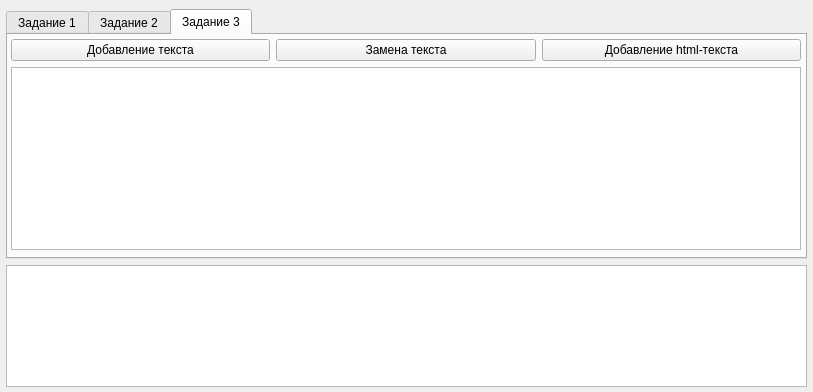
<?xml version="1.0" encoding="UTF-8"?>
<ui version="4.0">
 <class>Widget</class>
 <widget class="QWidget" name="Widget">
  <property name="geometry">
   <rect>
    <x>0</x>
    <y>0</y>
    <width>813</width>
    <height>392</height>
   </rect>
  </property>
  <property name="windowTitle">
   <string>Widget</string>
  </property>
  <widget class="QWidget" name="verticalLayoutWidget_2">
   <property name="geometry">
    <rect>
     <x>6</x>
     <y>9</y>
     <width>801</width>
     <height>378</height>
    </rect>
   </property>
   <layout class="QVBoxLayout" name="verticalLayout_2">
    <property name="sizeConstraint">
     <enum>QLayout::SetMinAndMaxSize</enum>
    </property>
    <item>
     <widget class="QTabWidget" name="tabWidget">
      <property name="enabled">
       <bool>true</bool>
      </property>
      <property name="sizePolicy">
       <sizepolicy hsizetype="Expanding" vsizetype="Expanding">
        <horstretch>0</horstretch>
        <verstretch>0</verstretch>
       </sizepolicy>
      </property>
      <property name="minimumSize">
       <size>
        <width>0</width>
        <height>250</height>
       </size>
      </property>
      <property name="maximumSize">
       <size>
        <width>16777215</width>
        <height>16777215</height>
       </size>
      </property>
      <property name="currentIndex">
       <number>2</number>
      </property>
      <widget class="QWidget" name="tab">
       <attribute name="title">
        <string>Задание 1</string>
       </attribute>
       <layout class="QVBoxLayout" name="verticalLayout_3">
        <item>
         <layout class="QVBoxLayout" name="verticalLayout">
          <item>
           <layout class="QHBoxLayout" name="horizontalLayout">
            <item>
             <widget class="QLineEdit" name="le_a">
              <property name="text">
               <string>0</string>
              </property>
             </widget>
            </item>
            <item>
             <widget class="QLabel" name="label">
              <property name="text">
               <string>a</string>
              </property>
             </widget>
            </item>
            <item>
             <widget class="QLineEdit" name="le_b">
              <property name="text">
               <string>0</string>
              </property>
             </widget>
            </item>
            <item>
             <widget class="QLabel" name="label_2">
              <property name="text">
               <string>b</string>
              </property>
             </widget>
            </item>
            <item>
             <widget class="QLineEdit" name="le_c">
              <property name="text">
               <string>0</string>
              </property>
             </widget>
            </item>
            <item>
             <widget class="QLabel" name="label_3">
              <property name="text">
               <string>c</string>
              </property>
             </widget>
            </item>
           </layout>
          </item>
          <item>
           <layout class="QHBoxLayout" name="horizontalLayout_3">
            <item>
             <widget class="QPushButton" name="pbtn_decision_of_an_equation">
              <property name="text">
               <string>Решить уравнение</string>
              </property>
             </widget>
            </item>
           </layout>
          </item>
          <item>
           <spacer name="verticalSpacer_2">
            <property name="orientation">
             <enum>Qt::Vertical</enum>
            </property>
            <property name="sizeHint" stdset="0">
             <size>
              <width>20</width>
              <height>40</height>
             </size>
            </property>
           </spacer>
          </item>
         </layout>
        </item>
       </layout>
      </widget>
      <widget class="QWidget" name="tab_2">
       <attribute name="title">
        <string>Задание 2</string>
       </attribute>
       <widget class="QWidget" name="verticalLayoutWidget">
        <property name="geometry">
         <rect>
          <x>2</x>
          <y>0</y>
          <width>791</width>
          <height>211</height>
         </rect>
        </property>
        <layout class="QVBoxLayout" name="verticalLayout_4">
         <item>
          <widget class="QLabel" name="label_7">
           <property name="maximumSize">
            <size>
             <width>16777215</width>
             <height>25</height>
            </size>
           </property>
           <property name="text">
            <string>Расчет третьей стороны треугольника</string>
           </property>
          </widget>
         </item>
         <item>
          <layout class="QHBoxLayout" name="horizontalLayout_2">
           <property name="sizeConstraint">
            <enum>QLayout::SetDefaultConstraint</enum>
           </property>
           <item>
            <widget class="QLineEdit" name="le_side1">
             <property name="text">
              <string>0</string>
             </property>
            </widget>
           </item>
           <item>
            <widget class="QLabel" name="label_4">
             <property name="maximumSize">
              <size>
               <width>16777215</width>
               <height>25</height>
              </size>
             </property>
             <property name="text">
              <string>сторона 1</string>
             </property>
            </widget>
           </item>
           <item>
            <widget class="QLineEdit" name="le_side2">
             <property name="text">
              <string>0</string>
             </property>
            </widget>
           </item>
           <item>
            <widget class="QLabel" name="label_5">
             <property name="maximumSize">
              <size>
               <width>16777215</width>
               <height>25</height>
              </size>
             </property>
             <property name="text">
              <string>сторона 2</string>
             </property>
            </widget>
           </item>
           <item>
            <widget class="QLineEdit" name="le_corner">
             <property name="text">
              <string>0</string>
             </property>
            </widget>
           </item>
           <item>
            <widget class="QLabel" name="label_6">
             <property name="maximumSize">
              <size>
               <width>16777215</width>
               <height>25</height>
              </size>
             </property>
             <property name="text">
              <string>угол</string>
             </property>
            </widget>
           </item>
          </layout>
         </item>
         <item>
          <layout class="QHBoxLayout" name="horizontalLayout_4">
           <item>
            <widget class="QGroupBox" name="groupBox">
             <property name="minimumSize">
              <size>
               <width>0</width>
               <height>60</height>
              </size>
             </property>
             <property name="maximumSize">
              <size>
               <width>16777215</width>
               <height>16777215</height>
              </size>
             </property>
             <property name="title">
              <string>Единицы измерения угла</string>
             </property>
             <widget class="QWidget" name="horizontalLayoutWidget_3">
              <property name="geometry">
               <rect>
                <x>14</x>
                <y>27</y>
                <width>760</width>
                <height>31</height>
               </rect>
              </property>
              <layout class="QHBoxLayout" name="horizontalLayout_5">
               <item>
                <widget class="QRadioButton" name="rbtn_radians">
                 <property name="text">
                  <string>радианы</string>
                 </property>
                 <property name="checked">
                  <bool>true</bool>
                 </property>
                </widget>
               </item>
               <item>
                <widget class="QRadioButton" name="rbtn_degrees">
                 <property name="text">
                  <string>градусы</string>
                 </property>
                </widget>
               </item>
              </layout>
             </widget>
            </widget>
           </item>
          </layout>
         </item>
         <item>
          <widget class="QPushButton" name="pbtn_calculate_the_third_party">
           <property name="text">
            <string>Расчитать длину третьей стороны треугольника</string>
           </property>
          </widget>
         </item>
         <item>
          <spacer name="verticalSpacer">
           <property name="orientation">
            <enum>Qt::Vertical</enum>
           </property>
           <property name="sizeHint" stdset="0">
            <size>
             <width>20</width>
             <height>40</height>
            </size>
           </property>
          </spacer>
         </item>
        </layout>
       </widget>
      </widget>
      <widget class="QWidget" name="tab_3">
       <attribute name="title">
        <string>Задание 3</string>
       </attribute>
       <widget class="QWidget" name="verticalLayoutWidget_3">
        <property name="geometry">
         <rect>
          <x>3</x>
          <y>4</y>
          <width>790</width>
          <height>211</height>
         </rect>
        </property>
        <layout class="QVBoxLayout" name="verticalLayout_5">
         <item>
          <layout class="QHBoxLayout" name="horizontalLayout_6">
           <item>
            <widget class="QPushButton" name="pbtn_add_text">
             <property name="text">
              <string>Добавление текста</string>
             </property>
            </widget>
           </item>
           <item>
            <widget class="QPushButton" name="pbtn_change_text">
             <property name="text">
              <string>Замена текста</string>
             </property>
            </widget>
           </item>
           <item>
            <widget class="QPushButton" name="pbtn_add_html">
             <property name="text">
              <string>Добавление html-текста</string>
             </property>
            </widget>
           </item>
          </layout>
         </item>
         <item>
          <widget class="QTextEdit" name="te_Text"/>
         </item>
        </layout>
       </widget>
      </widget>
     </widget>
    </item>
    <item>
     <spacer name="verticalSpacer_3">
      <property name="orientation">
       <enum>Qt::Vertical</enum>
      </property>
      <property name="sizeHint" stdset="0">
       <size>
        <width>20</width>
        <height>40</height>
       </size>
      </property>
     </spacer>
    </item>
    <item>
     <widget class="QPlainTextEdit" name="pte_Rezults"/>
    </item>
   </layout>
  </widget>
 </widget>
 <resources/>
 <connections/>
</ui>
